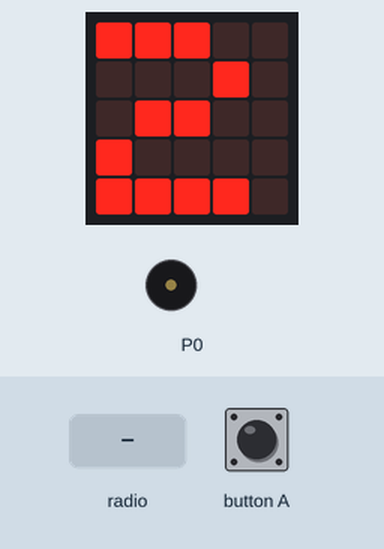
The program below on a simulated BBC micro:bit (MakeCode). Shown: the board's 5×5 LED display, buzzer (waves = sounding). The inputs (shaded band) are chosen by the test bench. Random numbers come from a fixed seed; no radio messages arrive unless stated (any console line starting 'radio sent:' is added by the test bench); the 48×5 strip is a reading aid, not a part: it shows the text the display is scrolling, unrolled, one strip-width of it at a time; what the program prints to the serial console is not drawn.

Above: at 0.8 s.
At 11.6 s:
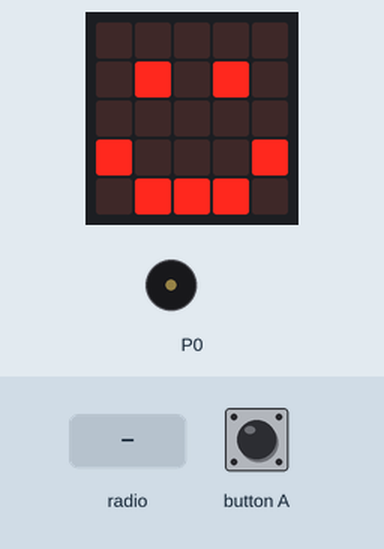
11.7 s: radio message "1" arrives
At 12.3 s:
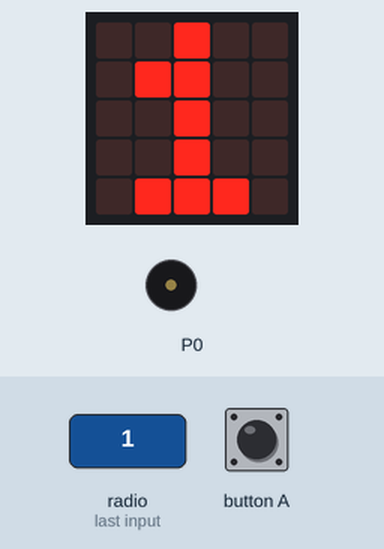
14.7 s: button A pressed for 0.15 s
At 15.3 s:
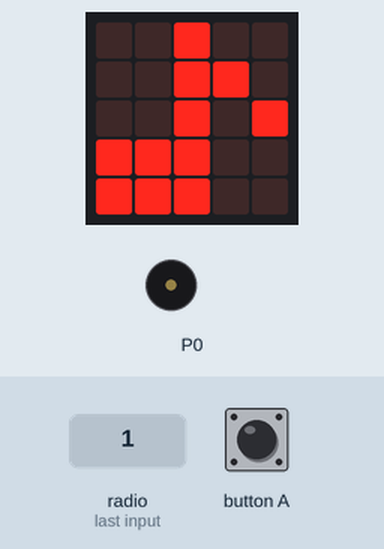
15.4 s: radio message "0" arrives
At 16.22 s:
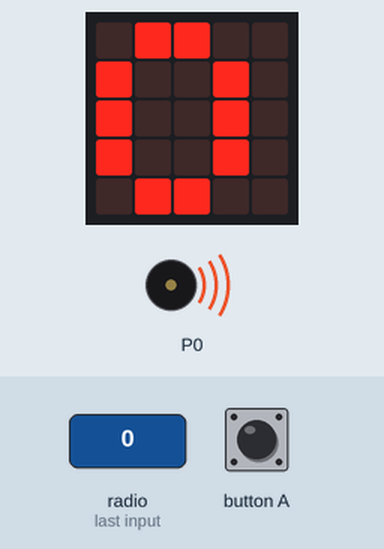
18.2 s: radio message "5" arrives
Timing chart, 0 to 21.1 s (numbered marks = the images above; inputs shaded):
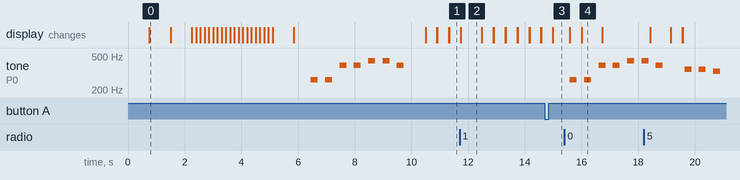

Measured:
- by itself, tone on P0: plays 392 Hz for 0.25 s, 349 Hz for 0.25 s, 349 Hz for 0.25 s, 330 Hz for 0.25 s
- what the display in image 0 shows lasts 0.7 s, from 0.8 s to 1.5 s
- what the display in image 4 shows lasts 0.7 s, from 16.0 s to 16.7 s

The program:

main.ts
```typescript
radio.onReceivedNumber(function on_received_number(receivedNumber: number) {
    basic.showNumber(receivedNumber)
})
function on_first() {
    count_down()
    sing(opening())
}

function count_down() {
    for (let num of [3, 2, 1]) {
        basic.showNumber(num)
    }
    basic.showString("Go!")
}

function smile() {
    basic.showAnimation(`
    . . . . .
    . # . # .
    . . . . .
    # . . . #
    . # # # .
    `)
}

input.onButtonPressed(Button.A, function on_button_pressed_a() {
    sing_random_song()
})
radio.onReceivedString(function on_received_string(receivedString: string) {
    basic.showString(receivedString)
})
function opening(): string {
    return kirakiraboshi()[0]
}

function kirakiraboshi(): string[] {
    return ["C - C - G - G - A - A - G - - -", "F - F - E - E - D - D - C - - -", "G - G - F - F - E - E - D - - -", "G - G - F - F - E - E - D - - -", "C - C - G - G - A - A - G - - -", "F - F - E - E - D - D - C - - -"]
}

function kaerunouta(): string[] {
    return ["C - D - E - F - E - D - C - - -", "E - F - G - A - G - F - E - - -", "C - - - C - - - C - - - C - - -", "C C D D E E F F E - D - C - - -"]
}

function get_random_song(): string[] {
    if (Math.randomBoolean()) {
        return kaerunouta()
    }

    return kirakiraboshi()
}

function sing(song: string) {
    basic.showIcon(IconNames.EigthNote)
    let bpm = 240
    music.playMelody(song, bpm)
}

function sing_random_song() {
    sing(get_random_song().join(" "))
}

radio.setGroup(1)
radio.sendString(kirakiraboshi().join(" "))
on_first()
basic.forever(function on_forever() {
    smile()
    basic.clearScreen()
})
```

test.ts
```typescript
// テストはここに来ます。このパッケージが拡張機能として使用されるときにはコンパイルされません。
```
